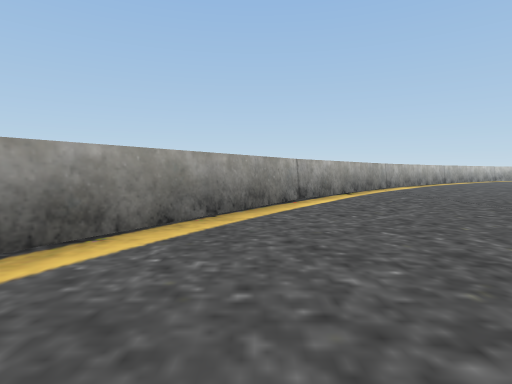
[1] (above)

16 first-person views from a walk through a scene from a Unity 3-D project. The camera is 1.2 m above the floor, tilts 4° down and sees 80° across. The floor is counted in squares, 2 m on a side. Each view is taken from the middle of a square. On the plan, view 1 faces up. The plan holds only what a view shows up to about 9 squares ahead; the rest is blank. The place goes on beyond the plan. The player is left out. Some surface patterns are stand-ins.

[2]
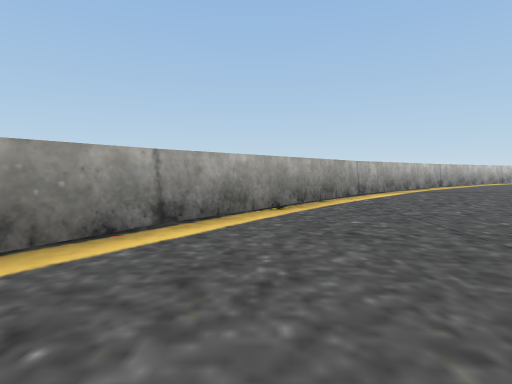

[3]
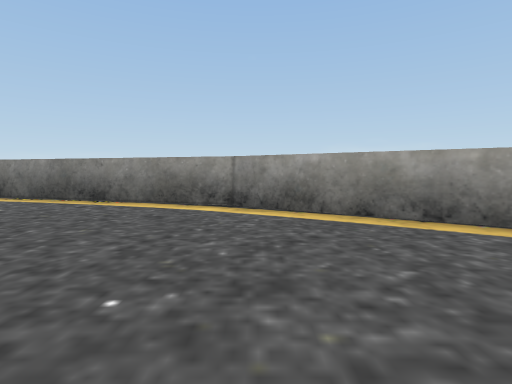

[4]
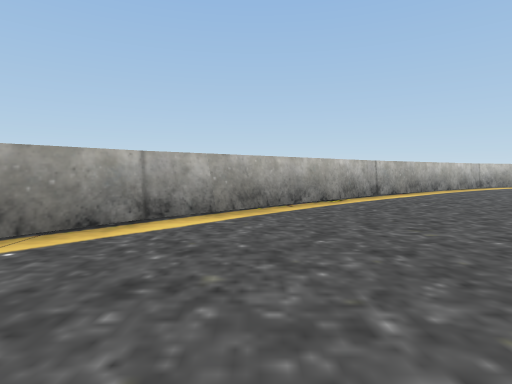

[5]
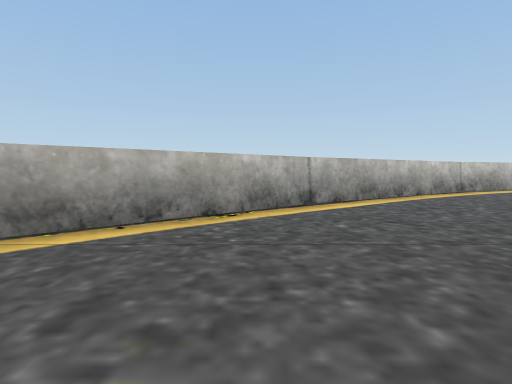

[6]
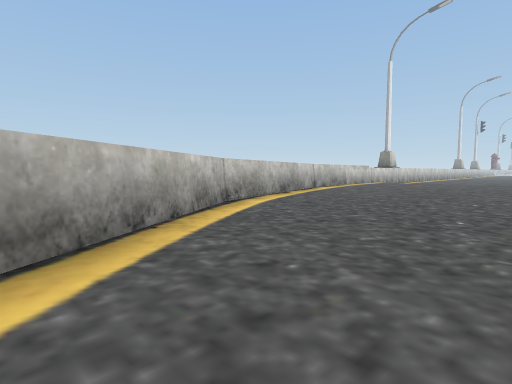

[7]
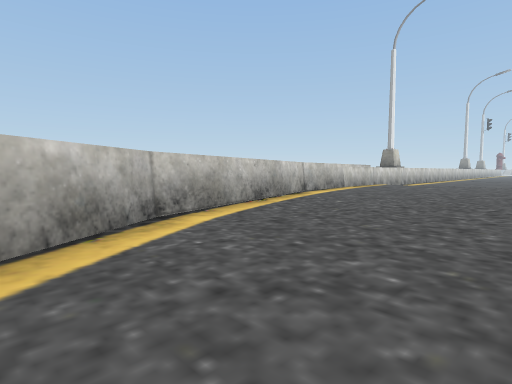

[8]
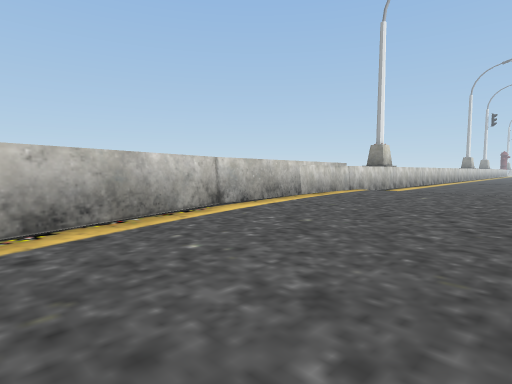

[9]
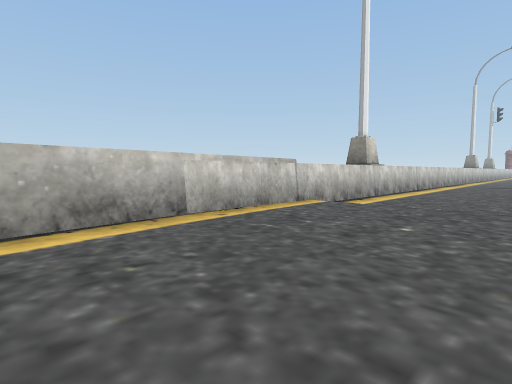

[10]
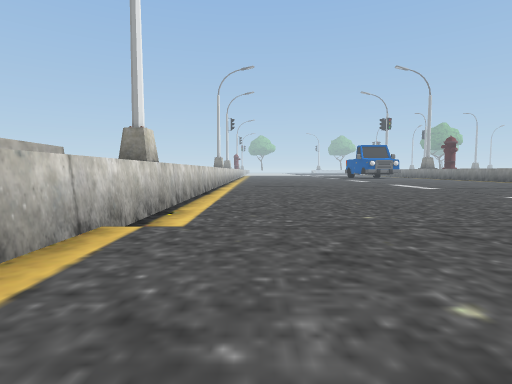

[11]
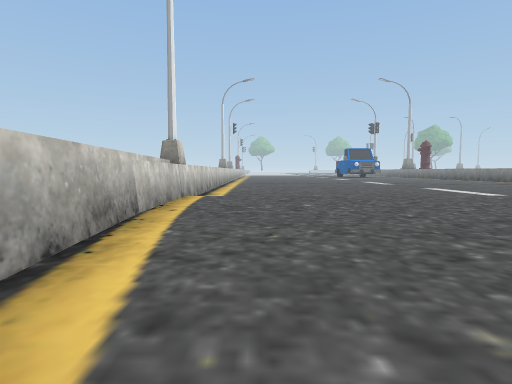

[12]
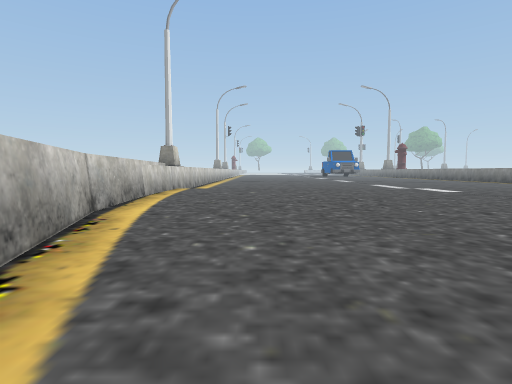

[13]
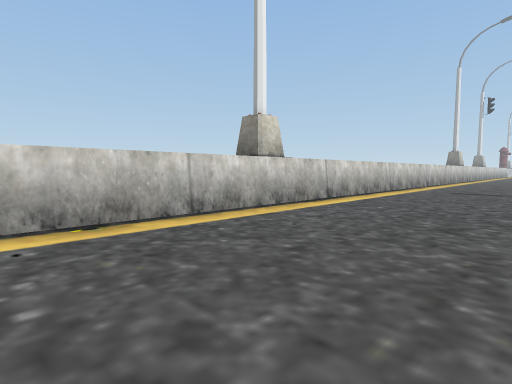

[14]
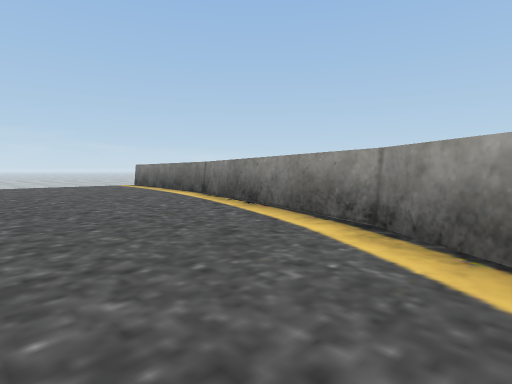

[15]
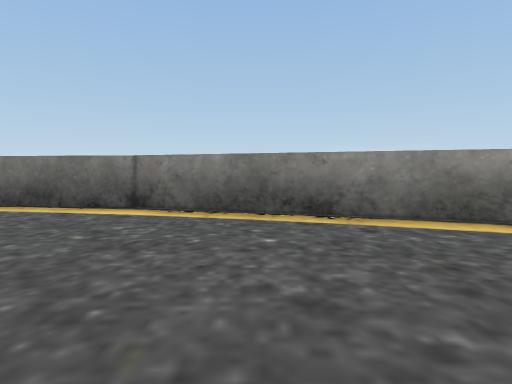

[16]
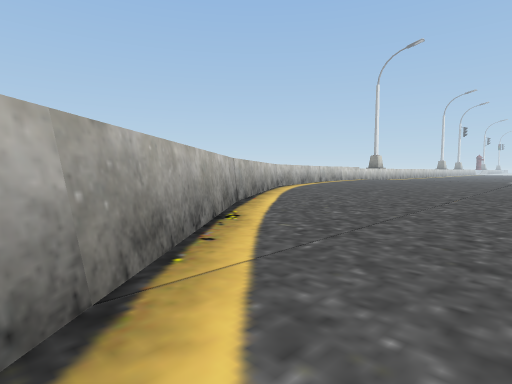

### Floor plan
Key: @ floor where view 1 was taken; # wall or solid block; . main floor; - floor 0.25 m lower than the main floor; = window, fence, low wall or low ledge; ^ raised ledge.
Columns run from 4 left of view 1 to 31 right of it. Each row starts with its distance up from view 1.
 20                         ##^^^^^^^^^^
 19                     #####.....------
 18                   ###.........------
 17                 ##=...........------
 16               ###.............------
 15              ##...............------
 14             ##................------
 13            ##.......   ....... -----
 12          ###.........    .....   ---
 11         ##...........     ...     --
 10         #......            ..
  9        #=....
  8       ##....
  7      ##....
  6     ##....
  5     #....
  4    ##....
  3   ##....
  2   #.....
  1  ##....
  0  #..@.
 -1  #....
 -2 ##....
 -3 #....
 -4 #....

Where each view was taken, in squares from view 1:
view 1: 0 up, 0 right, facing up
view 2: 3 up, 2 right, facing up
view 3: 2 up, 3 right, facing left
view 4: 7 up, 6 right, facing up
view 5: 9 up, 8 right, facing up
view 6: 13 up, 10 right, facing up-right
view 7: 14 up, 12 right, facing up-right
view 8: 15 up, 16 right, facing up-right
view 9: 16 up, 20 right, facing up-right
view 10: 18 up, 22 right, facing right
view 11: 18 up, 18 right, facing right
view 12: 17 up, 15 right, facing right
view 13: 16 up, 26 right, facing up-right
view 14: 3 up, 1 right, facing down-left
view 15: 2 down, 1 right, facing left
view 16: 10 up, 5 right, facing up-right
